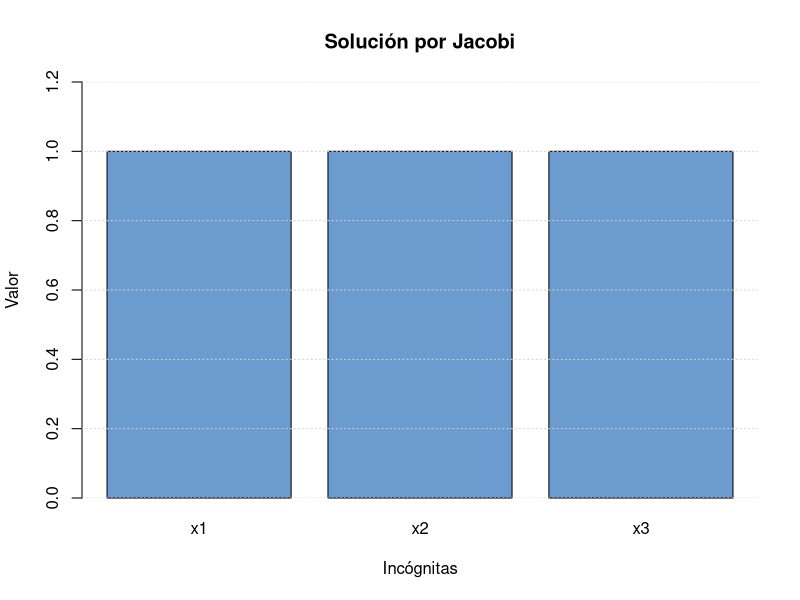

Write the R code that produced this figure.
# Función para el método de Jacobi
jacobi <- function(A, b, tol = 1e-10, max_iter = 100) {
  n <- nrow(A)
  x <- rep(0, n)
  x_new <- rep(0, n)
  
  for (iter in 1:max_iter) {
    for (i in 1:n) {
      sum1 <- sum(A[i, -i] * x[-i])
      x_new[i] <- (b[i] - sum1) / A[i, i]
    }
    
    # Criterio de parada
    if (sqrt(sum((x_new - x)^2)) < tol) {
      cat("Convergencia alcanzada en", iter, "iteraciones.\n")
      return(x_new)
    }
    x <- x_new
  }
  cat("Máximo número de iteraciones alcanzado.\n")
  return(x_new)
}

#generar la matrices 
A<- matrix(c(3,-1,-1,
             -1,3,1,
             2,1,4), nrow = 3,byrow= TRUE)
b<-c(1,3,7)

# Resolver usando Jacobi
solution <- jacobi(A, b)

# Resultado
print("Solución del sistema (Jacobi):")
print(solution)

# Gráfica de la solución
barplot(solution, 
        names.arg = paste("x", 1:length(solution), sep = ""),
        col = "#6C9BCF",
        main = "Solución por Jacobi",
        xlab = "Incógnitas",
        ylab = "Valor",
        ylim = c(0, max(solution) + 0.2))
grid(nx = NA, ny = NULL)